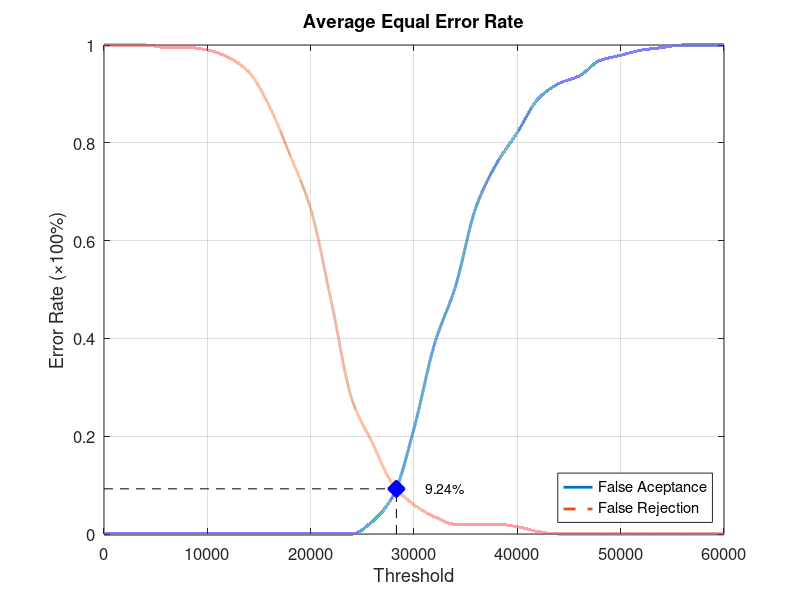
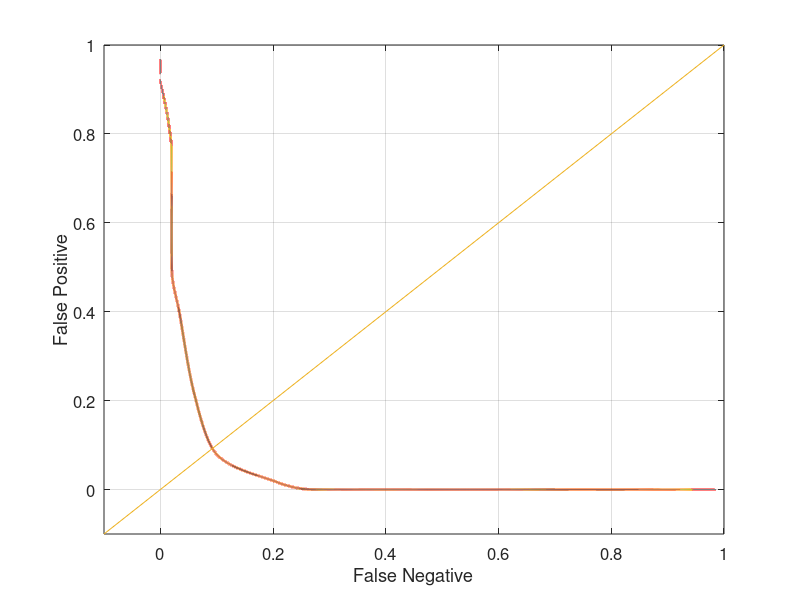

Write the MATLAB code that produced these figures, in order.
function yEER = Database3_2
close all;
clear;
clc;
x = 0:2000:60000;
xq = 0:0.5:60000;

y0 = [0 0 0 0 0 0 0 0 0 0 0 0 0 0.0263158 0.0789474 0.215789 0.389474 0.505263 0.668421 0.757895 0.821053 0.889474 0.921053 0.936842 0.968421 0.978947 0.989474 0.994737 1 1 1];
yy0 = interp1(x, y0, xq, 'pchip');
y1 = [1 1 1 0.995 0.995 0.99 0.975 0.945 0.875 0.775 0.665 0.475 0.275 0.185 0.1 0.06 0.035 0.02 0.02 0.02 0.015 0.005 0 0 0 0 0 0 0 0 0];
yy1 = interp1(x, y1, xq, 'pchip');

% Calculating EER: 
y2 = abs(y0 - y1);
find(y2 == min(y2))
yy2 = abs(yy0 - yy1);
xEER = find(yy2 == min(yy2));
xEERIndex = xq(xEER) % X-axis EER
yEER = yy0(xEER) % Y-axis EER

main = figure
plot(xq, yy0,'-','LineWidth', 2);	hold on
plot(xq, yy1,'--','LineWidth', 2);	hold on
plot([xEERIndex xEERIndex], [0 yEER], 'k--');	hold on
plot([0 xEERIndex], [yEER yEER], 'k--');	hold on
plot(xEERIndex, yEER, 'bx', 'LineWidth', 10);	hold on
text(xEERIndex + 10 * xEERIndex / 100, yEER, [num2str(round((10000 * yEER)) / 100) '%'])
legend('False Aceptance', 'False Rejection', 'Location', 'SouthEast')
xlabel('Threshold')
ylabel('Error Rate (\times100%)')
title('Average Equal Error Rate')
set(gca, 'FontSize', 12)
axis([0 60000 0 1])
grid on

print(main, 'Database3_2Main', '-dpng');
FNRxFPR = figure('Color', [1 1 1]);
plot(yy1, yy0, '-', yy1, yy0, 'LineWidth', 2);
hold on
y = -0.1:0.1:1
plot(y, y); 
set(gca, 'FontSize', 12)
xlabel('False Negative')
ylabel('False Positive')
axis([-0.1 1 -0.1 1])
set(gca, 'FontSize', 12)
grid on

print(FNRxFPR, 'Database3_2FNRxFPR','-dpng');
end
